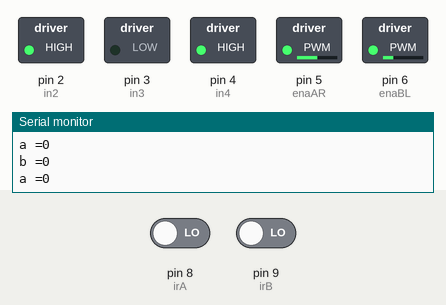
This sketch was run on a simulated Arduino Uno, built with avr-gcc and run on an emulated ATmega328P. Parts: switched loads named in the sketch (green lamp = pin HIGH), the last lines printed to the serial monitor. Inputs (shaded band) come from the test bench; at power-on: pin 8 (irA) LOW, pin 9 (irB) LOW. Pins used as bus, display or sensor lines are not drawn.

Above: at 1.2 s.
1.3 s: pin 8 (irA) driven HIGH
At 2.1 s:
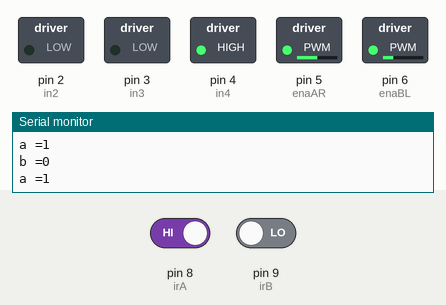
2.8 s: pin 9 (irB) driven HIGH
At 3.2 s:
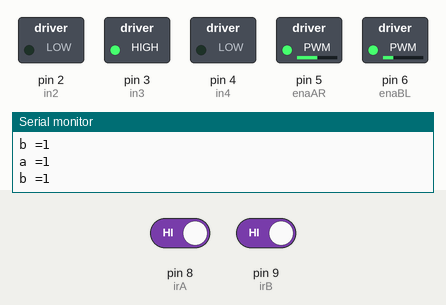
4.3 s: pin 8 (irA) driven LOW
At 5.5 s:
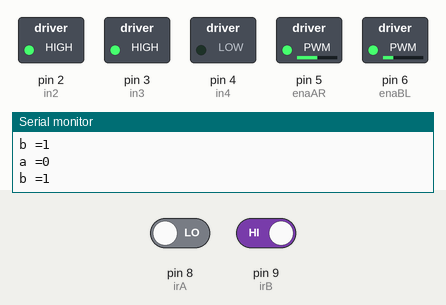
5.8 s: pin 9 (irB) driven LOW
At 6.6 s:
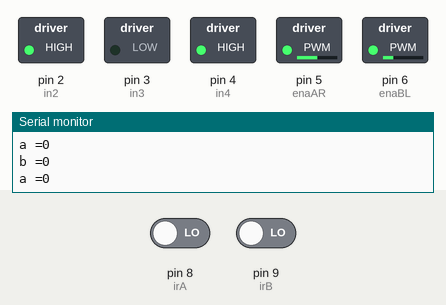
Timing chart, 0 to 8.3 s (numbered marks = the images above; inputs shaded):
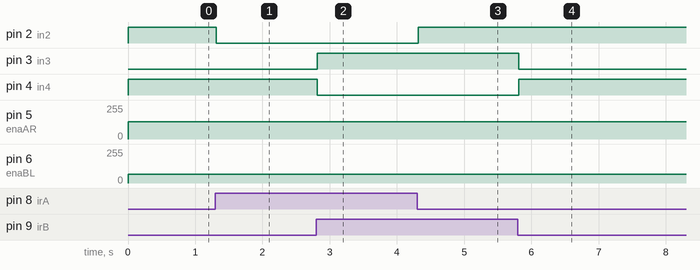

The sketch:

LineTracer.ino
```cpp
//Declare DC Right Motor Pins
# define enaAR 5
# define in1 1
# define in2 2
//Declare DC Left Motor Pins
# define enaBL 6
# define in3 3
# define in4 4
//Declare IR Sensor
# define irA 8
# define irB 9
int irAstate = 0;
int irBstate = 0;

void setup()
{
//Set Pin Mode of Motor Driver to Output
 pinMode(enaAR, OUTPUT);
 pinMode(enaBL, OUTPUT);
 pinMode(in1, OUTPUT);
 pinMode(in2, OUTPUT);
 pinMode(in3, OUTPUT);
 pinMode(in4, OUTPUT);
//Set Pin Mode for IR Sensor to Input
 pinMode(irA, INPUT);
 pinMode(irB, INPUT);
Serial.begin(9600);
}

void motor_speed(int spd)
{
analogWrite(enaAR,spd*2);
analogWrite(enaBL,spd);
}

void motor_direction(int dir)
{
if (dir == 1) { // go  forward
digitalWrite(in1,HIGH);
digitalWrite(in2,LOW);
digitalWrite(in3,HIGH);
digitalWrite(in4,LOW);
 }

if (dir == 2) { // turn left
digitalWrite(in1,HIGH);
digitalWrite(in2,LOW);
digitalWrite(in3,LOW);
digitalWrite(in4,HIGH);
}

if (dir == 3) { // turn right

digitalWrite(in1,LOW);
digitalWrite(in2,HIGH);
digitalWrite(in3,HIGH);
digitalWrite(in4,LOW);
 }

if (dir == 4) { // go backward
digitalWrite(in1,LOW);
digitalWrite(in2,HIGH);
digitalWrite(in3,LOW);
digitalWrite(in4,HIGH);
 }

}

void loop() {
motor_speed(64);
irAstate = digitalRead(irA);
irBstate = digitalRead(irB);
Serial.println((String)"a ="+irAstate+"\n");
Serial.println((String)"b ="+irBstate+"\n");

 if(irAstate == HIGH && irBstate ==HIGH)
 {
  motor_direction(1);
 }
 else if(irAstate == HIGH && irBstate == LOW)
 {
  motor_direction(2);
 }

 else if(irAstate == LOW && irBstate == HIGH)
 {
  motor_direction(3);
 }

 else if(irAstate == LOW && irBstate == LOW)
 {
  motor_direction(4);
 }

}
```

Measured:
- after the input at 1.3 s, pin 2 (in2): HIGH → LOW at once
- after the input at 2.8 s, pin 3 (in3): LOW → HIGH at once; pin 4 (in4): HIGH → LOW at once
- after the input at 4.3 s, pin 2 (in2): LOW → HIGH at once
- after the input at 5.8 s, pin 3 (in3): HIGH → LOW at once; pin 4 (in4): LOW → HIGH at once
